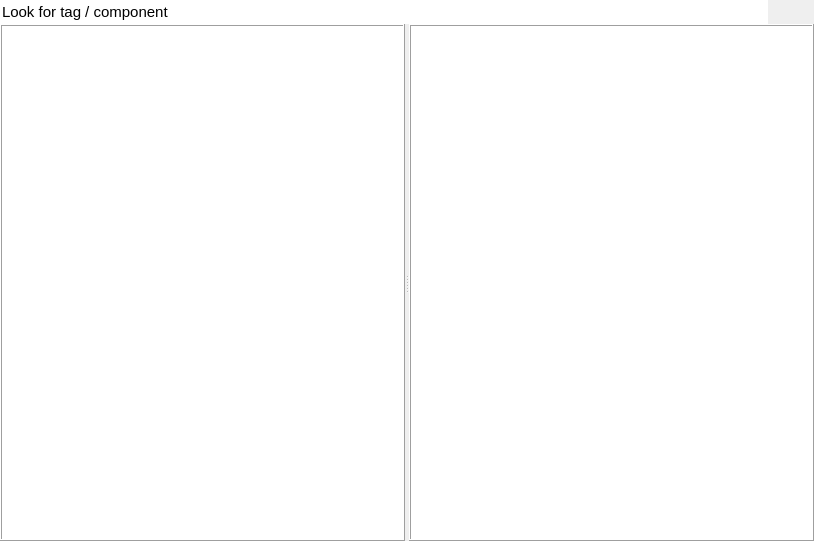
<?xml version="1.0" encoding="UTF-8"?>
<ui version="4.0">
 <class>PluginOverview</class>
 <widget class="QWidget" name="PluginOverview">
  <property name="geometry">
   <rect>
    <x>0</x>
    <y>0</y>
    <width>814</width>
    <height>541</height>
   </rect>
  </property>
  <property name="windowTitle">
   <string>PluginOverview</string>
  </property>
  <layout class="QGridLayout" name="gridLayout">
   <property name="margin">
    <number>0</number>
   </property>
   <property name="spacing">
    <number>0</number>
   </property>
   <item row="0" column="0">
    <layout class="QHBoxLayout" name="horizontalLayout">
     <property name="sizeConstraint">
      <enum>QLayout::SetMaximumSize</enum>
     </property>
     <item>
      <widget class="QLineEdit" name="LE_search">
       <property name="font">
        <font>
         <family>Segoe UI</family>
         <pointsize>11</pointsize>
        </font>
       </property>
       <property name="text">
        <string>Look for tag / component</string>
       </property>
       <property name="frame">
        <bool>false</bool>
       </property>
      </widget>
     </item>
     <item>
      <widget class="QPushButton" name="PB_clear">
       <property name="text">
        <string/>
       </property>
       <property name="icon">
        <iconset resource="StreamWorkEditor2.qrc">
         <normaloff>:/StreamWorkEditor2/editdelete.png</normaloff>:/StreamWorkEditor2/editdelete.png</iconset>
       </property>
       <property name="iconSize">
        <size>
         <width>17</width>
         <height>17</height>
        </size>
       </property>
       <property name="flat">
        <bool>true</bool>
       </property>
      </widget>
     </item>
    </layout>
   </item>
   <item row="1" column="0">
    <widget class="QSplitter" name="splitter">
     <property name="frameShape">
      <enum>QFrame::NoFrame</enum>
     </property>
     <property name="orientation">
      <enum>Qt::Horizontal</enum>
     </property>
     <property name="opaqueResize">
      <bool>true</bool>
     </property>
     <property name="childrenCollapsible">
      <bool>true</bool>
     </property>
     <widget class="QListView" name="lviewComponents">
      <property name="frameShape">
       <enum>QFrame::Box</enum>
      </property>
      <property name="frameShadow">
       <enum>QFrame::Raised</enum>
      </property>
     </widget>
     <widget class="QListView" name="lviewPlugins">
      <property name="frameShape">
       <enum>QFrame::Box</enum>
      </property>
      <property name="frameShadow">
       <enum>QFrame::Raised</enum>
      </property>
     </widget>
    </widget>
   </item>
  </layout>
 </widget>
 <layoutdefault spacing="6" margin="11"/>
 <resources>
  <include location="StreamWorkEditor2.qrc"/>
 </resources>
 <connections/>
</ui>
